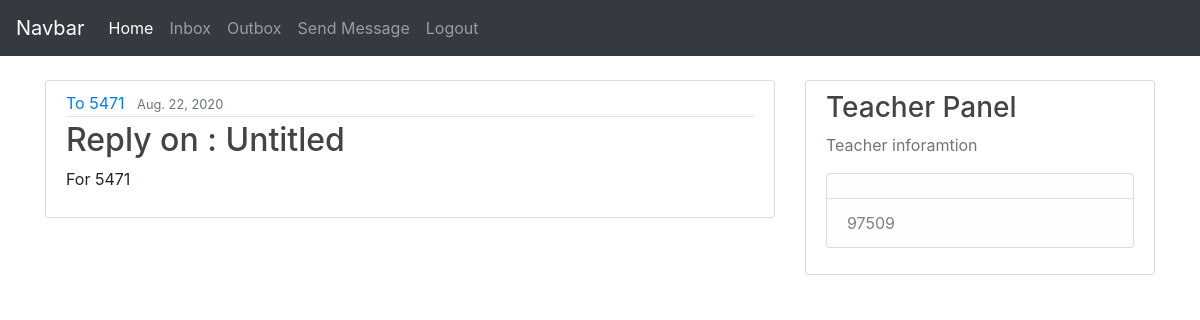
Page /StudentPannel/Outbox (signed in) on the committed database.
### user/models.py (models this page shows, shortened)
class Messages(models.Model):
    Msg_title = models.CharField(max_length=100,default='Untitled')
    Msg_content = models.TextField(null=False)
    Msg_sender = models.CharField(max_length=100,null=False)
    Msg_reciver = models.CharField(max_length=100,null=False)
    Msg_Date = models.DateField(default=datetime.now)

### students/views.py (the view)
# urls.py: path('StudentPannel/Outbox',student_view.MessageSent,name = "outbox"),
@login_required
def MessageSent(request):
    user = User.objects.filter(username = request.user).first()
    student = Student.objects.filter(StudentID=user.username).first()
    msgs = Messages.objects.filter(Msg_sender=student.StudentID).all()
    context = {
        'msgs' : msgs
    }
    return render(request,'Messages.html',context)

### templates/Messages.html
{% extends 'layout.html' %}
{% block content %}
    {% for msg in msgs%}
    <article class="media content-section">
        <div class="media-body">
        <div class="article-metadata">
            <a class="mr-2" href="#">To {{ msg.Msg_reciver }}</a>
            <small class="text-muted">{{msg.Msg_Date}}</small>
        </div>
        <h2><a class="article-title" href="">{{ msg.Msg_title }}</a></h2>
        <p class="article-content">{{ msg.Msg_content }}</p>
        </div>
    </article>
    {% endfor %}
{% endblock content %}

### templates/layout.html (shortened to what this page needs)
{% load static %}
<!doctype html>
<html lang="en">
  <head>
    <link rel="stylesheet" href="{%static 'main.css'%}">
    <link rel="stylesheet" href="https://stackpath.bootstrapcdn.com/bootstrap/4.5.2/css/bootstrap.min.css"
>
  </head>
  <body>
    <nav class="navbar navbar-expand-lg navbar-dark bg-dark">
      <a class="navbar-brand" href="#">Navbar</a>
      <div class="collapse navbar-collapse" id="navbarNav">
        <ul class="navbar-nav">
          <li class="nav-item active">
            <a class="nav-link" href="{% url 'StudentPannel' %}">Home <span class="sr-only">(current)</span></a>
          </li>
          <li class="nav-item">
            <a class="nav-link" href="{% url 'inbox' %}">Inbox</a>
          </li>
          <li class="nav-item">
            <a class="nav-link" href="{% url 'outbox' %}">Outbox</a>
          </li>
          <li class="nav-item">
            <a class="nav-link" href="{% url 'SendMessage' %}">Send Message</a>
          </li>
          <li class="nav-item">
            <a class="nav-link" href="{% url 'Logout' %}">Logout</a>
          </li>
        </ul>
      </div>
    </nav>
    <br>
    <main role="main" class="container">
      <div class="row">
        <div class="col-md-8">
          {% block content %}{% endblock content %}
        </div>
        <div class="col-md-4">
          <div class="content-section">
            <h3>Teacher Panel</h3>
            <p class='text-muted'>Teacher inforamtion
            <ul class="list-group">
              <li class="list-group-item list-group-item-light">{{user.first_name}}</li>
              <li class="list-group-item list-group-item-light">{{user.username}}</li>
            </ul>
            </p>
          </div>
        </div>
      </div>
  </body>
</html>

### static/main.css (style rules this page uses)
body { background: #fafafa; color: #333333; margin-top: 5rem; }
h1, h2, h3, h4, h5, h6 { color: #444444; }
ul { margin: 0; }
.content-section { background: #ffffff; padding: 10px 20px; border: 1px solid #dddddd; border-radius: 3px; margin-bottom: 20px; }
.article-title { color: #444444; }
.article-content { white-space: pre-line; }
.article-metadata { padding-bottom: 1px; margin-bottom: 4px; border-bottom: 1px solid #e3e3e3 }

### rows in the picture
Messages: Msg_reciver "5471", Msg_Date "Aug. 22, 2020", Msg_title "Reply on : Untitled", Msg_content "For 5471"

### other values in the picture
{{ user.username }} "97509"
